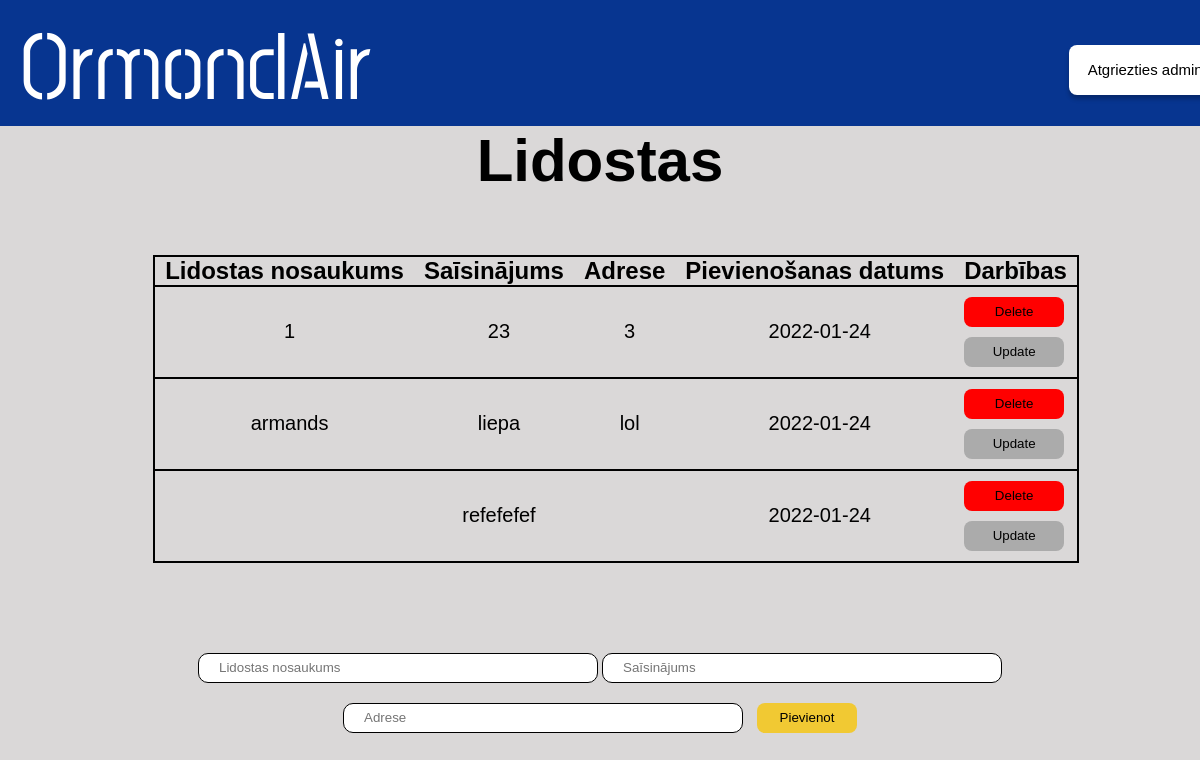
Before: /admin/lidostas with the older database file.
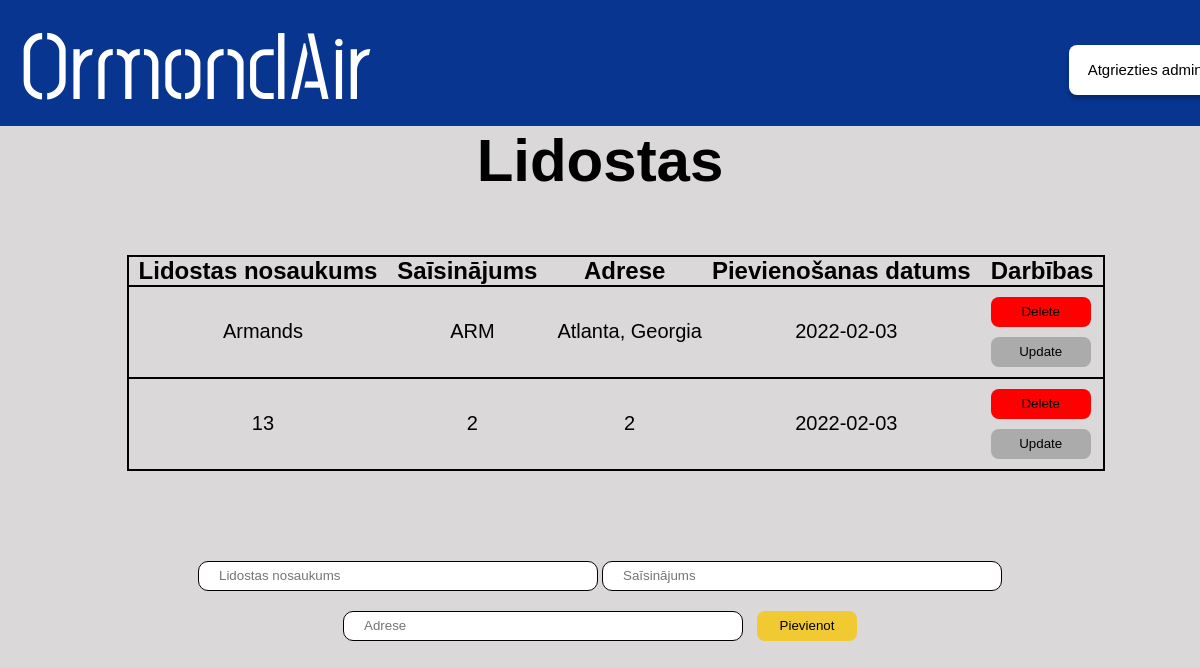
After: the same page with the newer database file.
### main.py (models this page shows, shortened)
class Lidosta(db.Model):
    id = db.Column(db.Integer, primary_key=True)
    content = db.Column(db.String(200), nullable=False)
    saisinajums = db.Column(db.String(3), nullable=False)
    adrese = db.Column(db.String(200), nullable=False)
    date_created = db.Column(db.DateTime, default=datetime.utcnow)

### main.py (the view)
@app.route('/admin/lidostas', methods=['POST', 'GET'])
def lidostas():
  if request.method == 'POST':
    new_airport = Lidosta(content=request.form['content'],saisinajums = request.form['saisinajums'], adrese=request.form['adrese'])
    try:
      db.session.add(new_airport)
      db.session.commit()
      return redirect('/admin/lidostas')
    except:
      return "Draugi nav labi!"
  else:
    tasks = Lidosta.query.order_by(Lidosta.date_created).all()
    return render_template('adminlidostas.html', tasks=tasks)

### templates/adminlidostas.html (shortened to what this page needs)
<!DOCTYPE html>
<html lang="en">
  <head>
    <link href="/static/css/stylesheet.css" rel="stylesheet" />
  </head>
  <body>
    <div class="augsejaisBaneris">
      <a href="/"><h1 class="homePage">OrmondAir</h1></a>
      <a href="/admin"><button id="atgriezties_admin">Atgriezties admin</button></a>
    </div>
    <div class="apaksejaisBaneris">
      <h1 id="virsraksts">Lidostas</h1>
      {% if tasks|length < 1 %}
      <h4 id="apaksraksts">Nav pievienota neviena lidosta! </h4>
      {% else %}
      <div class="tabulaBox">
        <table class="tabula">
          <tr class="tabula">
            <th class="teksts">Lidostas nosaukums</th>
            <th class="teksts">Saīsinājums</th>
            <th class="teksts">Adrese</th>
            <th class="teksts">Pievienošanas datums</th>
            <th class="teksts">Darbības</th>
          </tr>
          {% for task in tasks %}
            <tr class="tabula">
              <td class="dbteksts">{{ task.content }}</td>
              <td class="dbteksts">{{ task.saisinajums }}</td>
              <td class="dbteksts">{{ task.adrese }}</td>
              <td class="dbteksts">{{ task.date_created.date() }}</td>
              <td>
                <a href="/delete/{{task.id}}"><button id=dzest>Delete</button></a>
                <br>
                <a href="/update/{{task.id}}"><button id=labot>Update</button></a>
              </td>
            </tr>
          {% endfor %}
        </table>
      </div>
      {% endif %}
      <form action="/admin/lidostas" method="POST" id="form">
        <input class="input" type="text" name="content" id="content" maxlength="50" placeholder="Lidostas nosaukums" required>
        <input class="input" type="text" name="saisinajums" id="saisinajums" maxlength="3" placeholder="Saīsinājums" required>
        <input class="input" type="text" name="adrese" id="adrese" maxlength="50"placeholder="Adrese" required>
        <input type="submit" value="Pievienot" id="pievienot">
      </form>
    </div>
  </body>
</html>

Changed rows visible on the page:
removed Lidosta: content "1", saisinajums "23", adrese "3", date_created "2022-01-24"
removed Lidosta: content "armands", saisinajums "liepa", adrese "lol", date_created "2022-01-24"
removed Lidosta: saisinajums "refefefef", date_created "2022-01-24"
added Lidosta: content "Armands", saisinajums "ARM", adrese "Atlanta, Georgia", date_created "2022-02-03"
added Lidosta: content "13", saisinajums "2", adrese "2", date_created "2022-02-03"
